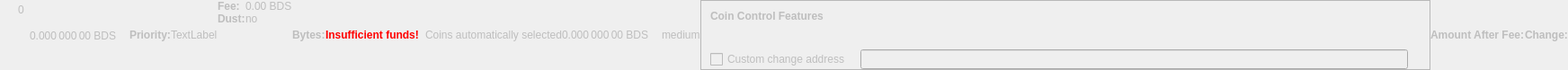
    <widget class="QWidget" name="dummyHideWidget" native="true">
     <property name="enabled">
      <bool>false</bool>
     </property>
     <property name="maximumSize">
      <size>
       <width>100</width>
       <height>22</height>
      </size>
     </property>
     <layout class="QHBoxLayout" name="dummyHideLayout">
      <property name="spacing">
       <number>0</number>
      </property>
      <property name="leftMargin">
       <number>0</number>
      </property>
      <property name="topMargin">
       <number>0</number>
      </property>
      <property name="rightMargin">
       <number>0</number>
      </property>
      <property name="bottomMargin">
       <number>0</number>
      </property>
      <item>
       <layout class="QFormLayout" name="formLayoutCoinControl1">
        <property name="horizontalSpacing">
         <number>10</number>
        </property>
        <property name="verticalSpacing">
         <number>14</number>
        </property>
        <property name="leftMargin">
         <number>10</number>
        </property>
        <property name="topMargin">
         <number>4</number>
        </property>
        <property name="rightMargin">
         <number>6</number>
        </property>
        <item row="0" column="1">
         <widget class="QLabel" name="labelCoinControlBytes">
          <property name="cursor">
           <cursorShape>IBeamCursor</cursorShape>
          </property>
          <property name="contextMenuPolicy">
           <enum>Qt::ActionsContextMenu</enum>
          </property>
          <property name="text">
           <string notr="true">0</string>
          </property>
          <property name="textInteractionFlags">
           <set>Qt::LinksAccessibleByMouse|Qt::TextSelectableByKeyboard|Qt::TextSelectableByMouse</set>
          </property>
         </widget>
        </item>
       </layout>
      </item>
      <item>
       <widget class="QLabel" name="labelCoinControlAfterFee">
        <property name="enabled">
         <bool>false</bool>
        </property>
        <property name="sizePolicy">
         <sizepolicy hsizetype="Fixed" vsizetype="Fixed">
          <horstretch>0</horstretch>
          <verstretch>0</verstretch>
         </sizepolicy>
        </property>
        <property name="minimumSize">
         <size>
          <width>111</width>
          <height>12</height>
         </size>
        </property>
        <property name="maximumSize">
         <size>
          <width>111</width>
          <height>12</height>
         </size>
        </property>
        <property name="cursor">
         <cursorShape>IBeamCursor</cursorShape>
        </property>
        <property name="contextMenuPolicy">
         <enum>Qt::ActionsContextMenu</enum>
        </property>
        <property name="text">
         <string notr="true">0.000 000 00 BDS</string>
        </property>
        <property name="textInteractionFlags">
         <set>Qt::LinksAccessibleByMouse|Qt::TextSelectableByKeyboard|Qt::TextSelectableByMouse</set>
        </property>
       </widget>
      </item>
      <item>
       <widget class="QLabel" name="labelCoinControlPriorityText">
        <property name="enabled">
         <bool>false</bool>
        </property>
        <property name="font">
         <font>
          <weight>75</weight>
          <bold>true</bold>
         </font>
        </property>
        <property name="text">
         <string>Priority:</string>
        </property>
       </widget>
      </item>
      <item>
       <layout class="QHBoxLayout" name="horizontalLayout">
        <item>
         <widget class="QLabel" name="WarningLabel">
          <property name="text">
           <string>TextLabel</string>
          </property>
         </widget>
        </item>
       </layout>
      </item>
      <item>
       <layout class="QFormLayout" name="formLayoutCoinControl3">
        <property name="horizontalSpacing">
         <number>0</number>
        </property>
        <property name="verticalSpacing">
         <number>0</number>
        </property>
        <property name="leftMargin">
         <number>0</number>
        </property>
        <property name="topMargin">
         <number>0</number>
        </property>
        <property name="rightMargin">
         <number>0</number>
        </property>
        <item row="0" column="0">
         <widget class="QLabel" name="labelCoinControlFeeText">
          <property name="enabled">
           <bool>false</bool>
          </property>
          <property name="font">
           <font>
            <weight>75</weight>
            <bold>true</bold>
           </font>
          </property>
          <property name="text">
           <string>Fee:</string>
          </property>
          <property name="margin">
           <number>0</number>
          </property>
         </widget>
        </item>
        <item row="0" column="1">
         <widget class="QLabel" name="labelCoinControlFee">
          <property name="enabled">
           <bool>false</bool>
          </property>
          <property name="cursor">
           <cursorShape>IBeamCursor</cursorShape>
          </property>
          <property name="contextMenuPolicy">
           <enum>Qt::ActionsContextMenu</enum>
          </property>
          <property name="text">
           <string notr="true">0.00 BDS</string>
          </property>
          <property name="textInteractionFlags">
           <set>Qt::LinksAccessibleByMouse|Qt::TextSelectableByKeyboard|Qt::TextSelectableByMouse</set>
          </property>
         </widget>
        </item>
        <item row="1" column="0">
         <widget class="QLabel" name="labelCoinControlLowOutputText">
          <property name="enabled">
           <bool>false</bool>
          </property>
          <property name="font">
           <font>
            <weight>75</weight>
            <bold>true</bold>
           </font>
          </property>
          <property name="text">
           <string>Dust:</string>
          </property>
         </widget>
        </item>
        <item row="1" column="1">
         <widget class="QLabel" name="labelCoinControlLowOutput">
          <property name="enabled">
           <bool>false</bool>
          </property>
          <property name="cursor">
           <cursorShape>IBeamCursor</cursorShape>
          </property>
          <property name="contextMenuPolicy">
           <enum>Qt::ActionsContextMenu</enum>
          </property>
          <property name="text">
           <string>no</string>
          </property>
          <property name="textInteractionFlags">
           <set>Qt::LinksAccessibleByMouse|Qt::TextSelectableByKeyboard|Qt::TextSelectableByMouse</set>
          </property>
         </widget>
        </item>
       </layout>
      </item>
      <item>
       <widget class="QLabel" name="labelCoinControlBytesText">
        <property name="enabled">
         <bool>false</bool>
        </property>
        <property name="font">
         <font>
          <weight>75</weight>
          <bold>true</bold>
         </font>
        </property>
        <property name="text">
         <string>Bytes:</string>
        </property>
       </widget>
      </item>
      <item>
       <layout class="QFormLayout" name="formLayoutCoinControl2">
        <property name="horizontalSpacing">
         <number>0</number>
        </property>
        <property name="verticalSpacing">
         <number>0</number>
        </property>
        <property name="leftMargin">
         <number>0</number>
        </property>
        <property name="topMargin">
         <number>0</number>
        </property>
        <property name="rightMargin">
         <number>0</number>
        </property>
       </layout>
      </item>
      <item>
       <layout class="QHBoxLayout" name="horizontalLayoutCoinControl2">
        <property name="spacing">
         <number>0</number>
        </property>
        <property name="bottomMargin">
         <number>0</number>
        </property>
       </layout>
      </item>
      <item>
       <widget class="QLabel" name="labelCoinControlInsuffFunds">
        <property name="enabled">
         <bool>false</bool>
        </property>
        <property name="minimumSize">
         <size>
          <width>0</width>
          <height>0</height>
         </size>
        </property>
        <property name="font">
         <font>
          <weight>75</weight>
          <bold>true</bold>
         </font>
        </property>
        <property name="styleSheet">
         <string notr="true">color:red;font-weight:bold;</string>
        </property>
        <property name="text">
         <string>Insufficient funds!</string>
        </property>
        <property name="margin">
         <number>5</number>
        </property>
       </widget>
      </item>
      <item>
       <layout class="QFormLayout" name="formLayoutCoinControl4">
        <property name="horizontalSpacing">
         <number>0</number>
        </property>
        <property name="verticalSpacing">
         <number>0</number>
        </property>
        <property name="leftMargin">
         <number>0</number>
        </property>
        <property name="topMargin">
         <number>0</number>
        </property>
        <property name="rightMargin">
         <number>0</number>
        </property>
       </layout>
      </item>
      <item>
       <widget class="QLabel" name="labelCoinControlChangeLabel">
        <property name="enabled">
         <bool>false</bool>
        </property>
        <property name="sizePolicy">
         <sizepolicy hsizetype="Preferred" vsizetype="Expanding">
          <horstretch>0</horstretch>
          <verstretch>0</verstretch>
         </sizepolicy>
        </property>
        <property name="minimumSize">
         <size>
          <width>0</width>
          <height>0</height>
         </size>
        </property>
        <property name="text">
         <string/>
        </property>
        <property name="margin">
         <number>3</number>
        </property>
       </widget>
      </item>
      <item>
       <widget class="QLabel" name="labelCoinControlAutomaticallySelected">
        <property name="enabled">
         <bool>false</bool>
        </property>
        <property name="sizePolicy">
         <sizepolicy hsizetype="Fixed" vsizetype="Fixed">
          <horstretch>0</horstretch>
          <verstretch>0</verstretch>
         </sizepolicy>
        </property>
        <property name="minimumSize">
         <size>
          <width>0</width>
          <height>0</height>
         </size>
        </property>
        <property name="maximumSize">
         <size>
          <width>240</width>
          <height>16777215</height>
         </size>
        </property>
        <property name="text">
         <string>Coins automatically selected</string>
        </property>
        <property name="margin">
         <number>5</number>
        </property>
       </widget>
      </item>
      <item>
       <widget class="QLabel" name="labelCoinControlChange">
        <property name="enabled">
         <bool>false</bool>
        </property>
        <property name="sizePolicy">
         <sizepolicy hsizetype="Fixed" vsizetype="Fixed">
          <horstretch>0</horstretch>
          <verstretch>0</verstretch>
         </sizepolicy>
        </property>
        <property name="minimumSize">
         <size>
          <width>111</width>
          <height>0</height>
         </size>
        </property>
        <property name="maximumSize">
         <size>
          <width>111</width>
          <height>16777215</height>
         </size>
        </property>
        <property name="cursor">
         <cursorShape>IBeamCursor</cursorShape>
        </property>
        <property name="contextMenuPolicy">
         <enum>Qt::ActionsContextMenu</enum>
        </property>
        <property name="text">
         <string notr="true">0.000 000 00 BDS</string>
        </property>
        <property name="textInteractionFlags">
         <set>Qt::LinksAccessibleByMouse|Qt::TextSelectableByKeyboard|Qt::TextSelectableByMouse</set>
        </property>
       </widget>
      </item>
      <item>
       <widget class="QLabel" name="labelCoinControlPriority">
        <property name="enabled">
         <bool>false</bool>
        </property>
        <property name="cursor">
         <cursorShape>IBeamCursor</cursorShape>
        </property>
        <property name="contextMenuPolicy">
         <enum>Qt::ActionsContextMenu</enum>
        </property>
        <property name="text">
         <string>medium</string>
        </property>
        <property name="textInteractionFlags">
         <set>Qt::LinksAccessibleByMouse|Qt::TextSelectableByKeyboard|Qt::TextSelectableByMouse</set>
        </property>
       </widget>
      </item>
      <item>
       <widget class="QFrame" name="frameCoinControl">
        <property name="sizePolicy">
         <sizepolicy hsizetype="Expanding" vsizetype="Expanding">
          <horstretch>0</horstretch>
          <verstretch>0</verstretch>
         </sizepolicy>
        </property>
        <property name="maximumSize">
         <size>
          <width>16777215</width>
          <height>16777215</height>
         </size>
        </property>
        <property name="frameShape">
         <enum>QFrame::StyledPanel</enum>
        </property>
        <property name="frameShadow">
         <enum>QFrame::Sunken</enum>
        </property>
        <layout class="QVBoxLayout" name="verticalLayoutCoinControl2_2">
         <property name="spacing">
          <number>0</number>
         </property>
         <property name="leftMargin">
          <number>0</number>
         </property>
         <property name="topMargin">
          <number>0</number>
         </property>
         <property name="rightMargin">
          <number>0</number>
         </property>
         <property name="bottomMargin">
          <number>0</number>
         </property>
         <item>
          <layout class="QVBoxLayout" name="verticalLayoutCoinControl" stretch="0,0,0,1">
           <property name="spacing">
            <number>0</number>
           </property>
           <property name="leftMargin">
            <number>10</number>
           </property>
           <property name="topMargin">
            <number>10</number>
           </property>
           <item>
            <layout class="QHBoxLayout" name="horizontalLayoutCoinControl1">
             <property name="bottomMargin">
              <number>15</number>
             </property>
             <item>
              <widget class="QLabel" name="labelCoinControlFeatures">
               <property name="enabled">
                <bool>false</bool>
               </property>
               <property name="sizePolicy">
                <sizepolicy hsizetype="Preferred" vsizetype="Maximum">
                 <horstretch>0</horstretch>
                 <verstretch>0</verstretch>
                </sizepolicy>
               </property>
               <property name="font">
                <font>
                 <weight>75</weight>
                 <bold>true</bold>
                </font>
               </property>
               <property name="styleSheet">
                <string notr="true">font-weight:bold;</string>
               </property>
               <property name="text">
                <string>Coin Control Features</string>
               </property>
              </widget>
             </item>
            </layout>
           </item>
           <item>
            <widget class="QWidget" name="widgetCoinControl" native="true">
             <property name="sizePolicy">
              <sizepolicy hsizetype="Preferred" vsizetype="Preferred">
               <horstretch>0</horstretch>
               <verstretch>0</verstretch>
              </sizepolicy>
             </property>
             <property name="minimumSize">
              <size>
               <width>0</width>
               <height>0</height>
              </size>
             </property>
             <property name="styleSheet">
              <string notr="true"/>
             </property>
             <layout class="QHBoxLayout" name="horizontalLayoutCoinControl5_2">
              <property name="leftMargin">
               <number>0</number>
              </property>
              <property name="topMargin">
               <number>0</number>
              </property>
              <property name="rightMargin">
               <number>0</number>
              </property>
              <property name="bottomMargin">
               <number>0</number>
              </property>
              <item>
               <layout class="QHBoxLayout" name="horizontalLayoutCoinControl3">
                <property name="spacing">
                 <number>20</number>
                </property>
                <property name="topMargin">
                 <number>0</number>
                </property>
                <property name="bottomMargin">
                 <number>10</number>
                </property>
               </layout>
              </item>
             </layout>
            </widget>
           </item>
           <item>
            <layout class="QHBoxLayout" name="horizontalLayoutCoinControl4" stretch="0,0,0">
             <property name="spacing">
              <number>12</number>
             </property>
             <property name="sizeConstraint">
              <enum>QLayout::SetDefaultConstraint</enum>
             </property>
             <property name="topMargin">
              <number>5</number>
             </property>
             <property name="rightMargin">
              <number>5</number>
             </property>
             <item>
              <widget class="QCheckBox" name="checkBoxCoinControlChange">
               <property name="enabled">
                <bool>false</bool>
               </property>
               <property name="toolTip">
                <string>If this is activated, but the change address is empty or invalid, change will be sent to a newly generated address.</string>
               </property>
               <property name="text">
                <string>Custom change address</string>
               </property>
              </widget>
             </item>
             <item>
              <widget class="QValidatedLineEdit" name="lineEditCoinControlChange">
               <property name="enabled">
                <bool>false</bool>
               </property>
               <property name="sizePolicy">
                <sizepolicy hsizetype="Expanding" vsizetype="Fixed">
                 <horstretch>0</horstretch>
                 <verstretch>0</verstretch>
                </sizepolicy>
               </property>
              </widget>
             </item>
             <item>
              <widget class="QLabel" name="labelCoinControlChangeLabel_2">
               <property name="sizePolicy">
                <sizepolicy hsizetype="Preferred" vsizetype="Expanding">
                 <horstretch>0</horstretch>
                 <verstretch>0</verstretch>
                </sizepolicy>
               </property>
               <property name="minimumSize">
                <size>
                 <width>0</width>
                 <height>0</height>
                </size>
               </property>
               <property name="text">
                <string/>
               </property>
               <property name="margin">
                <number>3</number>
               </property>
              </widget>
             </item>
            </layout>
           </item>
           <item>
            <spacer name="verticalSpacerCoinControl">
             <property name="orientation">
              <enum>Qt::Vertical</enum>
             </property>
             <property name="sizeHint" stdset="0">
              <size>
               <width>800</width>
               <height>1</height>
              </size>
             </property>
            </spacer>
           </item>
          </layout>
         </item>
        </layout>
       </widget>
      </item>
      <item>
       <widget class="QLabel" name="labelCoinControlAfterFeeText">
        <property name="enabled">
         <bool>false</bool>
        </property>
        <property name="minimumSize">
         <size>
          <width>0</width>
          <height>0</height>
         </size>
        </property>
        <property name="maximumSize">
         <size>
          <width>16777215</width>
          <height>16777215</height>
         </size>
        </property>
        <property name="font">
         <font>
          <weight>75</weight>
          <bold>true</bold>
         </font>
        </property>
        <property name="text">
         <string>Amount After Fee:</string>
        </property>
        <property name="alignment">
         <set>Qt::AlignLeading|Qt::AlignLeft|Qt::AlignVCenter</set>
        </property>
        <property name="margin">
         <number>0</number>
        </property>
       </widget>
      </item>
      <item>
       <widget class="QLabel" name="labelCoinControlChangeText">
        <property name="enabled">
         <bool>false</bool>
        </property>
        <property name="sizePolicy">
         <sizepolicy hsizetype="Preferred" vsizetype="Preferred">
          <horstretch>0</horstretch>
          <verstretch>0</verstretch>
         </sizepolicy>
        </property>
        <property name="minimumSize">
         <size>
          <width>0</width>
          <height>0</height>
         </size>
        </property>
        <property name="maximumSize">
         <size>
          <width>16777215</width>
          <height>16777215</height>
         </size>
        </property>
        <property name="font">
         <font>
          <weight>75</weight>
          <bold>true</bold>
         </font>
        </property>
        <property name="text">
         <string>Change:</string>
        </property>
        <property name="alignment">
         <set>Qt::AlignLeading|Qt::AlignLeft|Qt::AlignVCenter</set>
        </property>
       </widget>
      </item>
     </layout>
    </widget>
